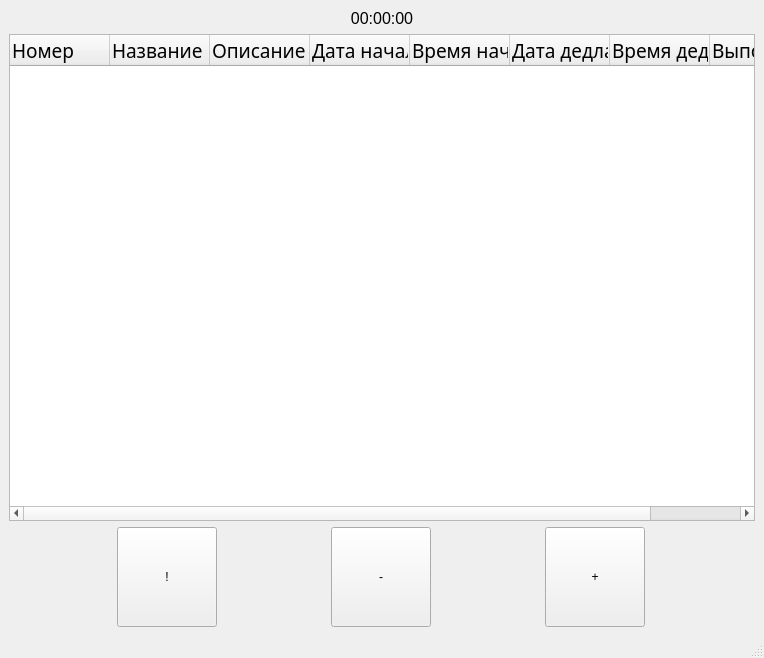
<?xml version="1.0" encoding="UTF-8"?>
<ui version="4.0">
 <class>MainWindow</class>
 <widget class="QMainWindow" name="MainWindow">
  <property name="geometry">
   <rect>
    <x>0</x>
    <y>0</y>
    <width>764</width>
    <height>658</height>
   </rect>
  </property>
  <property name="windowTitle">
   <string>MainWindow</string>
  </property>
  <widget class="QWidget" name="centralwidget">
   <property name="sizePolicy">
    <sizepolicy hsizetype="MinimumExpanding" vsizetype="MinimumExpanding">
     <horstretch>0</horstretch>
     <verstretch>0</verstretch>
    </sizepolicy>
   </property>
   <layout class="QVBoxLayout" name="verticalLayout_3">
    <item>
     <layout class="QVBoxLayout" name="verticalLayout_2">
      <item>
       <layout class="QVBoxLayout" name="verticalLayout">
        <item>
         <widget class="QLabel" name="label_time">
          <property name="text">
           <string>&lt;html&gt;&lt;head/&gt;&lt;body&gt;&lt;p&gt;&lt;span style=&quot; font-size:12pt;&quot;&gt;00:00:00&lt;/span&gt;&lt;/p&gt;&lt;/body&gt;&lt;/html&gt;</string>
          </property>
          <property name="alignment">
           <set>Qt::AlignmentFlag::AlignCenter</set>
          </property>
         </widget>
        </item>
        <item>
         <widget class="QTableWidget" name="table_tasks">
          <property name="font">
           <font>
            <family>Sitka</family>
            <pointsize>12</pointsize>
           </font>
          </property>
          <property name="contextMenuPolicy">
           <enum>Qt::ContextMenuPolicy::DefaultContextMenu</enum>
          </property>
          <property name="autoFillBackground">
           <bool>false</bool>
          </property>
          <property name="alternatingRowColors">
           <bool>false</bool>
          </property>
          <property name="selectionMode">
           <enum>QAbstractItemView::SelectionMode::SingleSelection</enum>
          </property>
          <property name="selectionBehavior">
           <enum>QAbstractItemView::SelectionBehavior::SelectRows</enum>
          </property>
          <property name="showGrid">
           <bool>true</bool>
          </property>
          <attribute name="horizontalHeaderCascadingSectionResizes">
           <bool>false</bool>
          </attribute>
          <attribute name="horizontalHeaderHighlightSections">
           <bool>true</bool>
          </attribute>
          <attribute name="horizontalHeaderStretchLastSection">
           <bool>true</bool>
          </attribute>
          <attribute name="verticalHeaderVisible">
           <bool>true</bool>
          </attribute>
          <attribute name="verticalHeaderCascadingSectionResizes">
           <bool>false</bool>
          </attribute>
          <attribute name="verticalHeaderDefaultSectionSize">
           <number>34</number>
          </attribute>
          <attribute name="verticalHeaderHighlightSections">
           <bool>false</bool>
          </attribute>
          <attribute name="verticalHeaderStretchLastSection">
           <bool>false</bool>
          </attribute>
          <column>
           <property name="text">
            <string>Номер</string>
           </property>
           <property name="font">
            <font>
             <family>Sitka</family>
             <pointsize>14</pointsize>
            </font>
           </property>
           <property name="textAlignment">
            <set>AlignLeading|AlignVCenter</set>
           </property>
           <property name="icon">
            <iconset theme="QIcon::ThemeIcon::AppointmentNew"/>
           </property>
          </column>
          <column>
           <property name="text">
            <string>Название</string>
           </property>
           <property name="font">
            <font>
             <family>Sitka</family>
             <pointsize>14</pointsize>
            </font>
           </property>
           <property name="textAlignment">
            <set>AlignLeading|AlignVCenter</set>
           </property>
           <property name="icon">
            <iconset theme="QIcon::ThemeIcon::DocumentNew"/>
           </property>
          </column>
          <column>
           <property name="text">
            <string>Описание</string>
           </property>
           <property name="font">
            <font>
             <family>Sitka</family>
             <pointsize>14</pointsize>
            </font>
           </property>
           <property name="textAlignment">
            <set>AlignLeading|AlignVCenter</set>
           </property>
           <property name="icon">
            <iconset theme="QIcon::ThemeIcon::MailMessageNew"/>
           </property>
          </column>
          <column>
           <property name="text">
            <string>Дата начала</string>
           </property>
           <property name="font">
            <font>
             <family>Sitka</family>
             <pointsize>14</pointsize>
            </font>
           </property>
           <property name="textAlignment">
            <set>AlignLeading|AlignVCenter</set>
           </property>
           <property name="icon">
            <iconset theme="QIcon::ThemeIcon::GoPrevious"/>
           </property>
          </column>
          <column>
           <property name="text">
            <string>Время начала</string>
           </property>
           <property name="font">
            <font>
             <family>Sitka</family>
             <pointsize>14</pointsize>
            </font>
           </property>
           <property name="textAlignment">
            <set>AlignLeading|AlignVCenter</set>
           </property>
           <property name="icon">
            <iconset theme="QIcon::ThemeIcon::DocumentOpenRecent"/>
           </property>
          </column>
          <column>
           <property name="text">
            <string>Дата дедлайна</string>
           </property>
           <property name="font">
            <font>
             <family>Sitka</family>
             <pointsize>14</pointsize>
            </font>
           </property>
           <property name="textAlignment">
            <set>AlignLeading|AlignVCenter</set>
           </property>
           <property name="icon">
            <iconset theme="QIcon::ThemeIcon::GoNext"/>
           </property>
          </column>
          <column>
           <property name="text">
            <string>Время дедлайна</string>
           </property>
           <property name="font">
            <font>
             <family>Sitka</family>
             <pointsize>14</pointsize>
            </font>
           </property>
           <property name="textAlignment">
            <set>AlignLeading|AlignVCenter</set>
           </property>
           <property name="icon">
            <iconset theme="QIcon::ThemeIcon::DocumentOpenRecent"/>
           </property>
          </column>
          <column>
           <property name="text">
            <string>Выполнение</string>
           </property>
           <property name="font">
            <font>
             <family>Sitka</family>
             <pointsize>14</pointsize>
            </font>
           </property>
           <property name="textAlignment">
            <set>AlignLeading|AlignVCenter</set>
           </property>
           <property name="icon">
            <iconset theme="QIcon::ThemeIcon::MediaPlaybackStop"/>
           </property>
          </column>
         </widget>
        </item>
        <item>
         <layout class="QHBoxLayout" name="bottomLayout">
          <property name="sizeConstraint">
           <enum>QLayout::SizeConstraint::SetMaximumSize</enum>
          </property>
          <item>
           <widget class="QPushButton" name="btn_settings">
            <property name="sizePolicy">
             <sizepolicy hsizetype="Minimum" vsizetype="MinimumExpanding">
              <horstretch>0</horstretch>
              <verstretch>0</verstretch>
             </sizepolicy>
            </property>
            <property name="maximumSize">
             <size>
              <width>100</width>
              <height>100</height>
             </size>
            </property>
            <property name="text">
             <string>!</string>
            </property>
           </widget>
          </item>
          <item>
           <widget class="QPushButton" name="btn_delete">
            <property name="sizePolicy">
             <sizepolicy hsizetype="Minimum" vsizetype="MinimumExpanding">
              <horstretch>0</horstretch>
              <verstretch>0</verstretch>
             </sizepolicy>
            </property>
            <property name="maximumSize">
             <size>
              <width>100</width>
              <height>100</height>
             </size>
            </property>
            <property name="text">
             <string>-</string>
            </property>
           </widget>
          </item>
          <item>
           <widget class="QPushButton" name="btn_add">
            <property name="sizePolicy">
             <sizepolicy hsizetype="Minimum" vsizetype="MinimumExpanding">
              <horstretch>0</horstretch>
              <verstretch>0</verstretch>
             </sizepolicy>
            </property>
            <property name="maximumSize">
             <size>
              <width>100</width>
              <height>100</height>
             </size>
            </property>
            <property name="text">
             <string>+</string>
            </property>
           </widget>
          </item>
         </layout>
        </item>
       </layout>
      </item>
     </layout>
    </item>
   </layout>
  </widget>
  <widget class="QMenuBar" name="menubar">
   <property name="geometry">
    <rect>
     <x>0</x>
     <y>0</y>
     <width>764</width>
     <height>22</height>
    </rect>
   </property>
  </widget>
  <widget class="QStatusBar" name="statusbar"/>
 </widget>
 <resources/>
 <connections/>
</ui>
